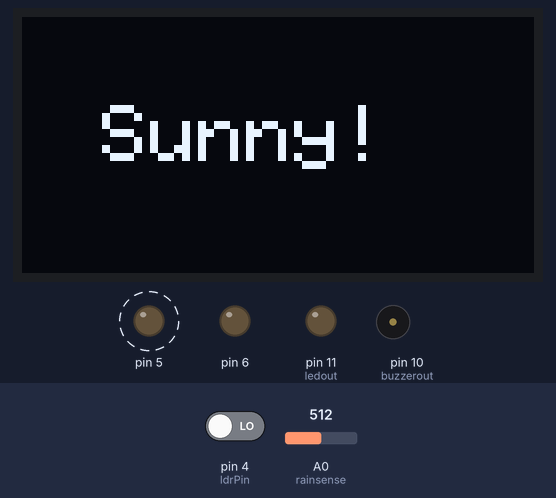
The sketch below on a simulated Arduino Uno, built with avr-gcc and run on an emulated ATmega328P. On the bench: 128×64 one-colour display, output pins drawn as LEDs (lit = HIGH), buzzer (waves = sounding, pin HIGH). Dashed ring = blinking. The inputs (shaded band) are chosen by the test bench; at power-on: A0 (rainsense) = 512, pin 4 (ldrPin) LOW. What the sketch prints to the serial monitor is not drawn.

Above: at 1.6 s.
1.7 s: A0 (rainsense) set to 463
3.7 s: A0 (rainsense) set to 434
At 5.6 s:
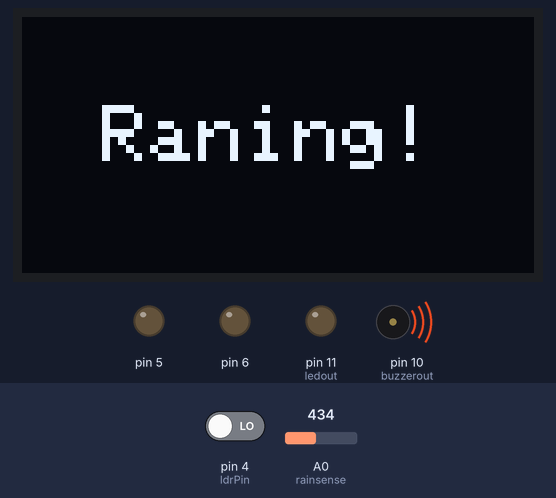
6.4 s: A0 (rainsense) set to 460
At 6.77 s:
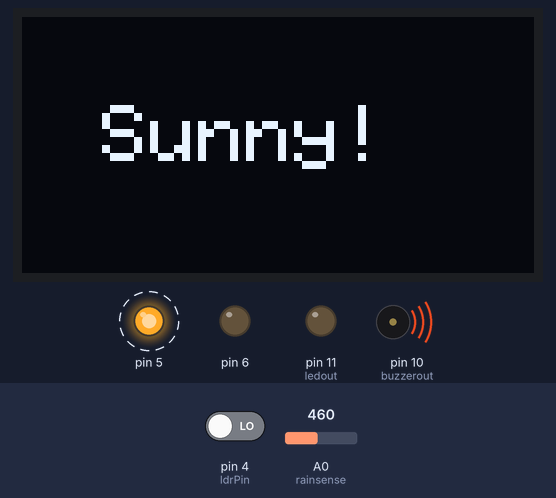
8.9 s: A0 (rainsense) set to 440
At 9.8 s:
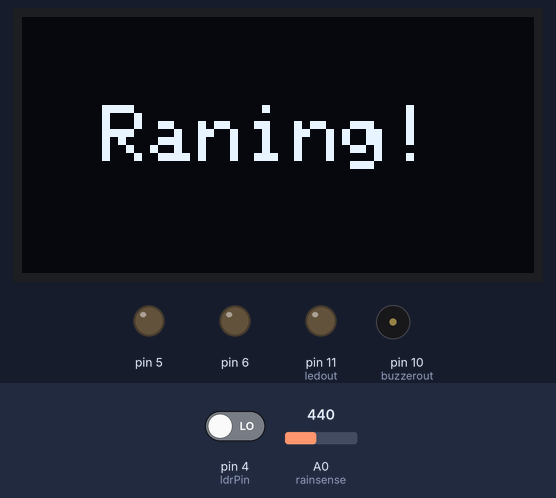
11.4 s: A0 (rainsense) set to 511
At 13.0 s:
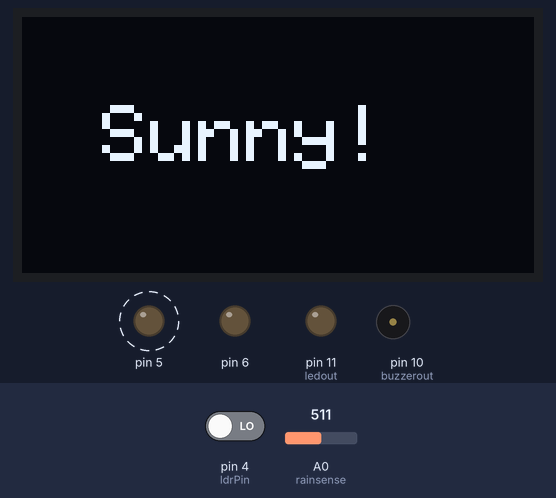
Timing chart, 0 to 15.1 s (numbered marks = the images above; inputs shaded):
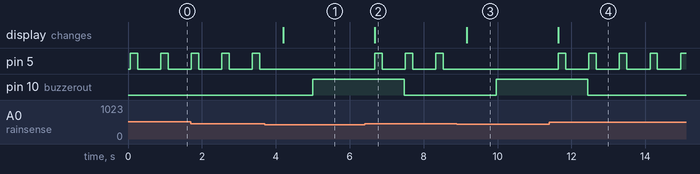

The sketch:

Rain_Clothing_Rack_with_oled.ino
```cpp
#include <Wire.h>
#include <Adafruit_GFX.h>
#include <Adafruit_SSD1306.h>

Adafruit_SSD1306 oled = Adafruit_SSD1306(128,64,&Wire);

int rainsense= A0;  // analog sensor input pin 0
int ldrPin = 4;
int buzzerout= 10;  // digital output pin 10 - buzzer output
int countval= 0;  // counter value starting from 0 and goes up by 1 every second
int ledout= 11; // digital output pin 11 - led output

//Definitions

void setup() {

oled.begin(SSD1306_SWITCHCAPVCC, 0x3C);

   Serial.begin(9600);
   pinMode(buzzerout, OUTPUT);
   pinMode(ledout, OUTPUT);
    pinMode(ldrPin, INPUT);
   pinMode(rainsense, INPUT);

  //motor driver controls
   pinMode(6, OUTPUT);
   pinMode(5, OUTPUT);


  //Setup the LCD Display


 // oled.clearDisplay();
 // oled.setTextColor(WHITE);


}

void loop() {

    oled.clearDisplay();
  oled.setTextColor(WHITE);

   //Read the data from the
   int rainSenseReading = analogRead(rainsense);
   int ldrStatus = digitalRead(ldrPin); //saving the digital values received from LDR

   Serial.println(rainSenseReading);  // serial monitoring message
   Serial.println(ldrStatus);  // serial monitoring message


    if(rainSenseReading <450){

    oled.clearDisplay();
  oled.setTextColor(WHITE);

         oled.setTextSize(2);
         oled.clearDisplay();
         oled.setCursor(20,22);
         oled.print("Raning!");
         oled.display();

        //Rotate motor anticlockwise
          digitalWrite(4, HIGH);
          delay(200);
          digitalWrite(4, LOW);

          delay(500);

          digitalWrite(4,LOW);
          delay(100);
          digitalWrite(4,LOW);

          digitalWrite(buzzerout, HIGH);  // turn off buzzer

      }
      else if((rainSenseReading > 450) or (ldrStatus = 1)){

         oled.setTextSize(2);
         oled.clearDisplay();
         oled.setCursor(20,22);
         oled.print("Sunny!");

         oled.display();


            digitalWrite(5, HIGH);
            delay(200);
            digitalWrite(5, LOW);
            delay(500);

            digitalWrite(5,LOW);
            delay(100);
            digitalWrite(5,LOW);

                digitalWrite(buzzerout, LOW);  // turn off buzzer
        }
        else if(ldrStatus = 0){
         oled.setTextSize(2);
         oled.setCursor(0,0);
         oled.print("Evening!");

         oled.display();

          digitalWrite(4, HIGH);
          delay(1000);
          digitalWrite(4, LOW);

          }
}
```

Measured:
- the behaviour switches between 450 and 449 on A0 (rainsense) (found by bisection; images 0 and 1)
- after the input at 3.7 s, pin 5: stops changing and stays LOW; pin 10 (buzzerout): LOW → HIGH after 1.3 s; the display: changes after 0.50 s (image 1)
- after the input at 6.4 s, pin 5: alternates HIGH for 0.20 s and LOW for 0.63 s, starting after 0.28 s; pin 10 (buzzerout): HIGH → LOW after 1.1 s; the display: changes after 0.28 s (image 2)
- after the input at 8.9 s, pin 5: stops changing and stays LOW; pin 10 (buzzerout): LOW → HIGH after 1.1 s; the display: changes after 0.26 s (image 3)
- after the input at 11.4 s, pin 5: alternates HIGH for 0.20 s and LOW for 0.63 s, starting after 0.24 s; pin 10 (buzzerout): HIGH → LOW after 1.0 s; the display: changes after 0.24 s (image 4)
- by itself, pin 5: alternates HIGH for 0.20 s and LOW for 0.63 s
